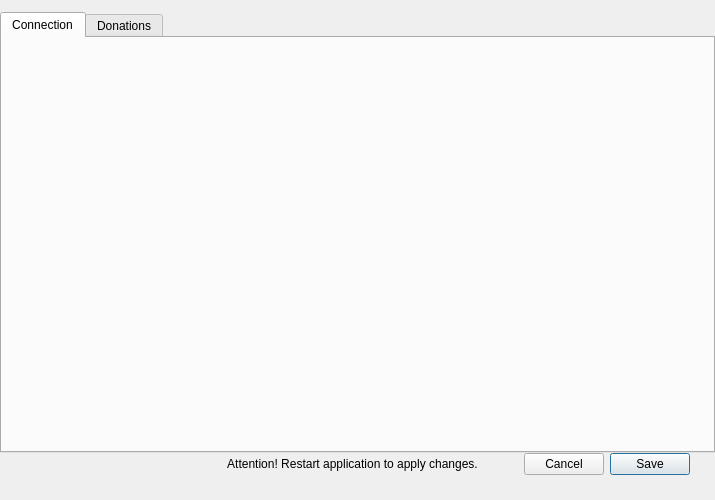
<?xml version="1.0" encoding="UTF-8"?>
<ui version="4.0">
 <class>OptionsDialog</class>
 <widget class="QDialog" name="OptionsDialog">
  <property name="geometry">
   <rect>
    <x>0</x>
    <y>0</y>
    <width>715</width>
    <height>500</height>
   </rect>
  </property>
  <property name="sizePolicy">
   <sizepolicy hsizetype="Fixed" vsizetype="Fixed">
    <horstretch>0</horstretch>
    <verstretch>0</verstretch>
   </sizepolicy>
  </property>
  <property name="minimumSize">
   <size>
    <width>715</width>
    <height>500</height>
   </size>
  </property>
  <property name="maximumSize">
   <size>
    <width>715</width>
    <height>500</height>
   </size>
  </property>
  <property name="windowTitle">
   <string>Preferences</string>
  </property>
  <layout class="QVBoxLayout" name="verticalLayout">
   <property name="spacing">
    <number>0</number>
   </property>
   <property name="leftMargin">
    <number>0</number>
   </property>
   <property name="topMargin">
    <number>12</number>
   </property>
   <property name="rightMargin">
    <number>0</number>
   </property>
   <property name="bottomMargin">
    <number>0</number>
   </property>
   <item>
    <widget class="QTabWidget" name="m_optionsTabWidget">
     <property name="currentIndex">
      <number>0</number>
     </property>
     <widget class="WalletGui::ConnectionOptionsFrame" name="m_connectionTab">
      <attribute name="title">
       <string>Connection</string>
      </attribute>
     </widget>
     <widget class="WalletGui::DonationOptionsFrame" name="m_donationTab">
      <attribute name="title">
       <string>Donations</string>
      </attribute>
     </widget>
    </widget>
   </item>
   <item>
    <widget class="QFrame" name="m_buttonFrame">
     <property name="frameShape">
      <enum>QFrame::NoFrame</enum>
     </property>
     <property name="frameShadow">
      <enum>QFrame::Raised</enum>
     </property>
     <layout class="QHBoxLayout" name="horizontalLayout_2">
      <property name="leftMargin">
       <number>25</number>
      </property>
      <property name="topMargin">
       <number>0</number>
      </property>
      <property name="rightMargin">
       <number>25</number>
      </property>
      <property name="bottomMargin">
       <number>25</number>
      </property>
      <item>
       <spacer name="horizontalSpacer_6">
        <property name="orientation">
         <enum>Qt::Horizontal</enum>
        </property>
        <property name="sizeHint" stdset="0">
         <size>
          <width>40</width>
          <height>20</height>
         </size>
        </property>
       </spacer>
      </item>
      <item>
       <widget class="QLabel" name="m_warningLabel">
        <property name="text">
         <string>Attention! Restart application to apply changes.</string>
        </property>
        <property name="alignment">
         <set>Qt::AlignCenter</set>
        </property>
       </widget>
      </item>
      <item>
       <spacer name="horizontalSpacer">
        <property name="orientation">
         <enum>Qt::Horizontal</enum>
        </property>
        <property name="sizeType">
         <enum>QSizePolicy::Fixed</enum>
        </property>
        <property name="sizeHint" stdset="0">
         <size>
          <width>40</width>
          <height>20</height>
         </size>
        </property>
       </spacer>
      </item>
      <item>
       <widget class="WalletGui::WalletCancelButton" name="m_cancelButton">
        <property name="text">
         <string>Cancel</string>
        </property>
       </widget>
      </item>
      <item>
       <widget class="WalletGui::WalletOkButton" name="m_okButton">
        <property name="text">
         <string>Save</string>
        </property>
        <property name="default">
         <bool>true</bool>
        </property>
       </widget>
      </item>
     </layout>
    </widget>
   </item>
  </layout>
 </widget>
 <customwidgets>
  <customwidget>
   <class>WalletGui::WalletOkButton</class>
   <extends>QPushButton</extends>
   <header>Gui/Common/WalletOkButton.h</header>
  </customwidget>
  <customwidget>
   <class>WalletGui::WalletCancelButton</class>
   <extends>QPushButton</extends>
   <header>Gui/Common/WalletCancelButton.h</header>
  </customwidget>
  <customwidget>
   <class>WalletGui::ConnectionOptionsFrame</class>
   <extends>QWidget</extends>
   <header>Gui/Options/ConnectionOptionsFrame.h</header>
   <container>1</container>
  </customwidget>
  <customwidget>
   <class>WalletGui::DonationOptionsFrame</class>
   <extends>QWidget</extends>
   <header>Gui/Options/DonationOptionsFrame.h</header>
   <container>1</container>
  </customwidget>
  <customwidget>
   <class>WalletGui::PrivacyFrame</class>
   <extends>QWidget</extends>
   <header>Gui/Options/PrivacyFrame.h</header>
   <container>1</container>
  </customwidget>
 </customwidgets>
 <resources/>
 <connections>
  <connection>
   <sender>m_okButton</sender>
   <signal>clicked()</signal>
   <receiver>OptionsDialog</receiver>
   <slot>accept()</slot>
   <hints>
    <hint type="sourcelabel">
     <x>671</x>
     <y>388</y>
    </hint>
    <hint type="destinationlabel">
     <x>356</x>
     <y>208</y>
    </hint>
   </hints>
  </connection>
  <connection>
   <sender>m_cancelButton</sender>
   <signal>clicked()</signal>
   <receiver>OptionsDialog</receiver>
   <slot>reject()</slot>
   <hints>
    <hint type="sourcelabel">
     <x>599</x>
     <y>388</y>
    </hint>
    <hint type="destinationlabel">
     <x>356</x>
     <y>208</y>
    </hint>
   </hints>
  </connection>
 </connections>
</ui>
